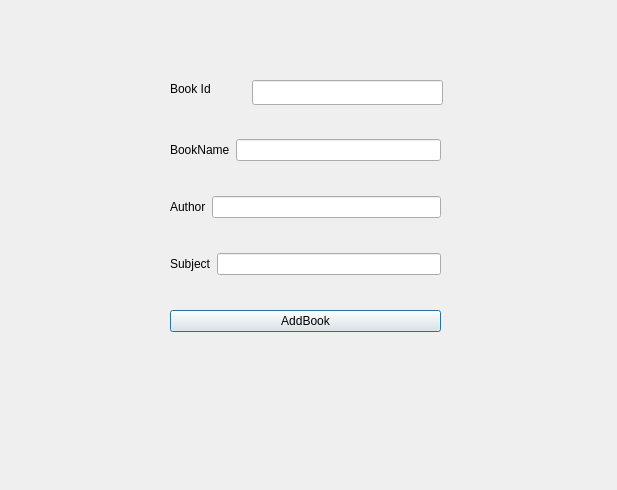
<?xml version="1.0" encoding="UTF-8"?>
<ui version="4.0">
 <class>Window_AddBook</class>
 <widget class="QDialog" name="Window_AddBook">
  <property name="geometry">
   <rect>
    <x>0</x>
    <y>0</y>
    <width>617</width>
    <height>490</height>
   </rect>
  </property>
  <property name="windowTitle">
   <string>Dialog</string>
  </property>
  <widget class="QWidget" name="layoutWidget">
   <property name="geometry">
    <rect>
     <x>170</x>
     <y>110</y>
     <width>271</width>
     <height>251</height>
    </rect>
   </property>
   <layout class="QVBoxLayout" name="verticalLayout">
    <item>
     <layout class="QHBoxLayout" name="horizontalLayout">
      <item>
       <widget class="QLabel" name="label_BookName">
        <property name="text">
         <string>BookName</string>
        </property>
       </widget>
      </item>
      <item>
       <widget class="QLineEdit" name="lineEdit_BookName"/>
      </item>
     </layout>
    </item>
    <item>
     <layout class="QHBoxLayout" name="horizontalLayout_2">
      <item>
       <widget class="QLabel" name="label_AuthorName">
        <property name="text">
         <string>Author</string>
        </property>
       </widget>
      </item>
      <item>
       <widget class="QLineEdit" name="lineEdit_AuthorName"/>
      </item>
     </layout>
    </item>
    <item>
     <layout class="QHBoxLayout" name="horizontalLayout_3">
      <item>
       <widget class="QLabel" name="label_Subject">
        <property name="text">
         <string>Subject</string>
        </property>
       </widget>
      </item>
      <item>
       <widget class="QLineEdit" name="lineEdit_Subject"/>
      </item>
     </layout>
    </item>
    <item>
     <widget class="QPushButton" name="pushButton_AddBook">
      <property name="text">
       <string>AddBook</string>
      </property>
     </widget>
    </item>
   </layout>
  </widget>
  <widget class="QLabel" name="label">
   <property name="geometry">
    <rect>
     <x>170</x>
     <y>80</y>
     <width>67</width>
     <height>17</height>
    </rect>
   </property>
   <property name="text">
    <string>Book Id</string>
   </property>
  </widget>
  <widget class="QLineEdit" name="lineEdit_BookId">
   <property name="geometry">
    <rect>
     <x>252</x>
     <y>80</y>
     <width>191</width>
     <height>25</height>
    </rect>
   </property>
  </widget>
 </widget>
 <resources/>
 <connections/>
</ui>
